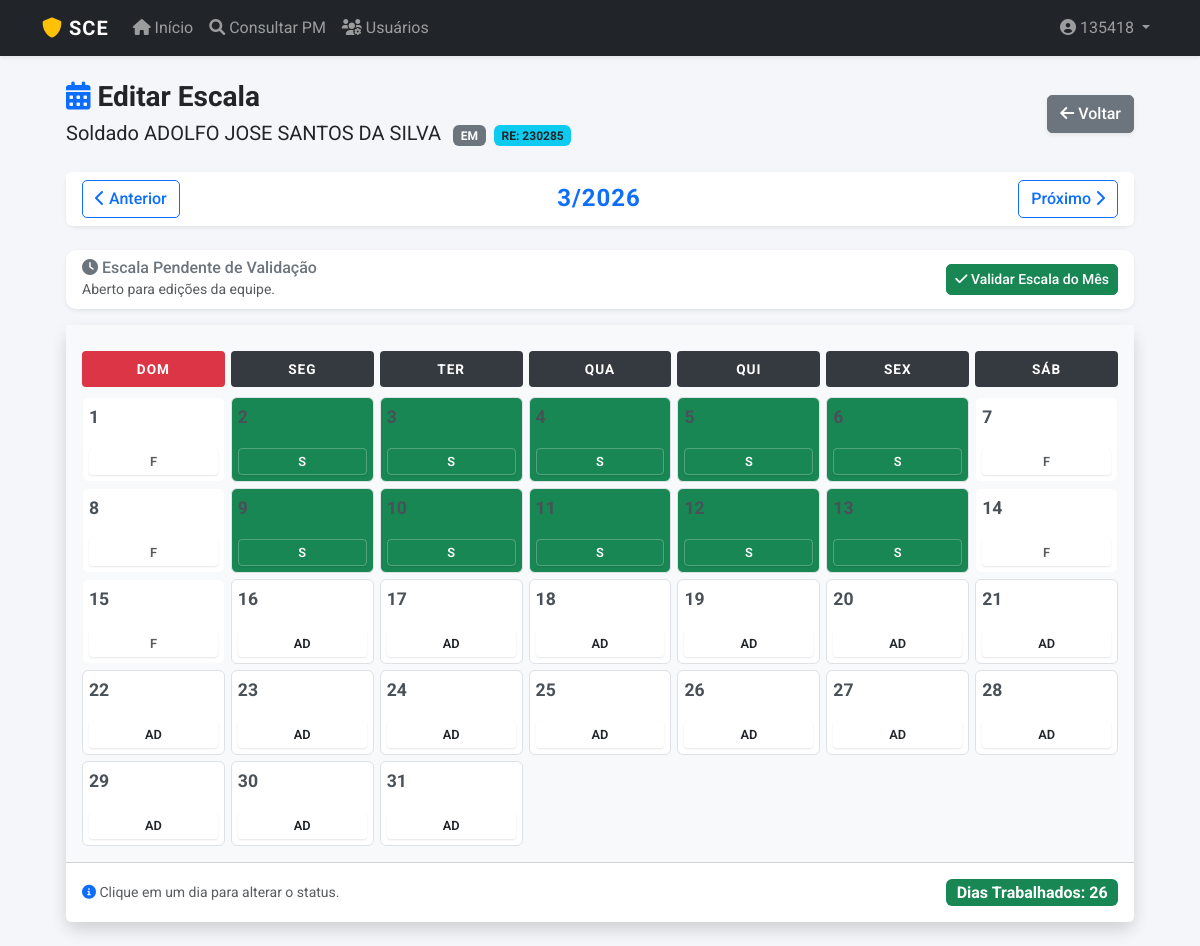
/escala/81 (signed in), run on the app's committed database.
### app.py (models this page shows)
class Usuario(UserMixin, db.Model):
    id = db.Column(db.Integer, primary_key=True)
    username = db.Column(db.String(20), unique=True, nullable=False)
    re = db.Column(db.String(20), unique=True, nullable=False)
    nome = db.Column(db.String(100), nullable=False)
    password = db.Column(db.String(100), nullable=False)
    perfil = db.Column(db.String(20), default='comum') # 'admin', 'operador', 'comum'

class Policial(db.Model):
    id = db.Column(db.Integer, primary_key=True)
    posto = db.Column(db.String(20))
    re = db.Column(db.String(20), unique=True)
    nome = db.Column(db.String(100))
    nome_guerra = db.Column(db.String(50))
    cia = db.Column(db.String(20))
    secao_em = db.Column(db.String(50))
    tipo_escala = db.Column(db.String(20))
    inicio_pares = db.Column(db.Boolean, default=True) # True = Dias Pares
    data_base_escala = db.Column(db.Date, nullable=True)
    funcao = db.Column(db.String(100))
    equipe = db.Column(db.String(50))
    viatura = db.Column(db.String(50))
    ativo = db.Column(db.Boolean, default=True)
    status_saude = db.Column(db.String(50), default='Apto Sem Restrições')
    restricao_tipo = db.Column(db.String(100))
    data_fim_restricao = db.Column(db.Date)

class AlteracaoEscala(db.Model):
    id = db.Column(db.Integer, primary_key=True)
    policial_id = db.Column(db.Integer, db.ForeignKey('policial.id'))
    data = db.Column(db.Date)
    valor = db.Column(db.String(10))
    motivo = db.Column(db.String(200))

### app.py (the view)
@app.route('/escala/<int:id_pm>')
@login_required
def escala(id_pm):
    pm = db.session.get(Policial, id_pm)
    hoje = datetime.now()
    mes = request.args.get('mes', hoje.month, type=int)
    ano = request.args.get('ano', hoje.year, type=int)
    p_dia, u_dia = calendar.monthrange(ano, mes)
    dias_vazios = (p_dia + 1) % 7
    escala_vis = []; total_trabalhado = 0
    siglas_folga = ['F', 'A', 'F*', 'JM', 'FM', 'DS', 'DR', 'FR', 'PF', 'CV', 'LTS', 'EAP', 'LT', 'LG', 'PT', 'LA', 'NP', 'FN', 'FS']
    for d in range(1, u_dia + 1):
        dt = datetime(ano, mes, d)
        sigla = calcular_escala_dia(pm, dt)
        if sigla not in siglas_folga: total_trabalhado += 1
        cor = 'bg-light'
        if sigla in siglas_folga: cor = 'bg-white text-muted border-light'
        elif sigla in ['S', 'S/1', 'S/2', 'S/8' 'M1', 'M2']: cor = 'bg-success text-white'
        elif sigla in ['S/3', 'S/4', 'S/5', 'S/6', 'S/7']: cor = 'bg-primary text-white'
        elif sigla in ['LTS', 'CV', 'FN', 'FS']: cor = 'bg-warning text-dark'
        elif sigla in ['SS', 'SR', 'EE']: cor = 'bg-info text-dark'
        elif sigla in ['LP']: cor = 'bg-info text-white', 'Licença Prêmio'
        elif sigla in ['LSV']: cor = 'bg-secondary text-white', 'Licença S/ Venc.'
        elif sigla in ['AD']: cor = 'bg-primary text-white', 'Adido (Outra OPM)'
        escala_vis.append({'dia': d, 'valor': sigla, 'classe': cor, 'data_iso': dt.strftime('%Y-%m-%d')})
    nav = {'ant_m': mes-1 if mes>1 else 12, 'ant_a': ano if mes>1 else ano-1, 'prox_m': mes+1 if mes<12 else 1, 'prox_a': ano if mes<12 else ano+1}
    validacao = ValidacaoMensal.query.filter_by(policial_id=id_pm, mes=mes, ano=ano).first()
    return render_template('editar.html', pm=pm, mes=mes, ano=ano, escala=escala_vis, dias_vazios=dias_vazios, totais={'trabalhado': total_trabalhado}, nav=nav, validacao=validacao, current_user=current_user)

### app.py (called while the page is built)
@login_manager.user_loader
def load_user(user_id):
    return db.session.get(Usuario, int(user_id))

def e_feriado(data_obj):
    if isinstance(data_obj, datetime): data = data_obj.date()
    else: data = data_obj
    feriados = [(1, 1), (21, 4), (1, 5), (9, 7), (12, 10), (2, 11), (15, 11), (25, 12)]
    return (data.day, data.month) in feriados

### templates/editar.html (shortened to what this page needs)
{% extends "base.html" %}
{% block content %}
<div class="container-fluid px-4">
    <div class="row mb-4 align-items-center">
        <div class="col-md-8">
            <h3 class="m-0 text-dark fw-bold"><i class="fas fa-calendar-alt text-primary"></i> Editar Escala</h3>
            <div class="mt-1 text-muted">
                <span class="fs-5 text-dark">{{ pm.posto }} {{ pm.nome }}</span>
                <span class="badge bg-secondary ms-2">{{ pm.cia }}</span>
                <span class="badge bg-info text-dark ms-1">RE: {{ pm.re }}</span>
            </div>
        </div>
        <div class="col-md-4 text-end">
            <a href="{{ url_for('index') }}" class="btn btn-secondary shadow-sm"><i class="fas fa-arrow-left"></i> Voltar</a>
        </div>
    </div>
    <div class="card shadow-sm mb-4 border-0">
        <div class="card-body py-2 d-flex justify-content-between align-items-center bg-white rounded">
            <a href="{{ url_for('escala', id_pm=pm.id, mes=nav.ant_m, ano=nav.ant_a) }}" class="btn btn-outline-primary">
                <i class="fas fa-chevron-left"></i> Anterior
            </a>
            <h4 class="m-0 fw-bold text-uppercase text-primary" style="letter-spacing: 1px;">{{ mes }}/{{ ano }}</h4>
            <a href="{{ url_for('escala', id_pm=pm.id, mes=nav.prox_m, ano=nav.prox_a) }}" class="btn btn-outline-primary">
                Próximo <i class="fas fa-chevron-right"></i>
            </a>
        </div>
    </div>
        <div class="card mb-3 shadow-sm {% if validacao %}border-success{% else %}border-secondary{% endif %}">
            <div class="card-body d-flex justify-content-between align-items-center py-2">
                <div>
                    {% if validacao %}
                        <h6 class="text-success mb-0"><i class="fas fa-check-double"></i> Escala Validada Oficialmente</h6>
                        <small class="text-muted">Por: <strong>{{ validacao.admin_info }}</strong> em {{ validacao.data_validacao.strftime('%d/%m/%Y às %H:%M') }}</small>
                    {% else %}
                        <h6 class="text-secondary mb-0"><i class="fas fa-clock"></i> Escala Pendente de Validação</h6>
                        <small class="text-muted">Aberto para edições da equipe.</small>
                    {% endif %}
                </div>
                <div>
                    {% if current_user.perfil == 'admin' %}
                        {% if validacao %}
                            <form action="{{ url_for('revogar_validacao', id_pm=pm.id, mes=mes, ano=ano) }}" method="POST" class="d-inline">
                                <button type="submit" class="btn btn-outline-danger btn-sm">
                                    <i class="fas fa-unlock"></i> Revogar Validação
                                </button>
                            </form>
                        {% else %}
                            <form action="{{ url_for('validar_escala', id_pm=pm.id, mes=mes, ano=ano) }}" method="POST" class="d-inline">
                                <button type="submit" class="btn btn-success btn-sm">
                                    <i class="fas fa-check"></i> Validar Escala do Mês
                                </button>
                            </form>
                        {% endif %}
                    {% endif %}
                </div>
            </div>
        </div>
    <div class="card shadow border-0">
        <div class="card-body p-3 bg-light">
            <div class="calendar-grid mb-2">
                <div class="calendar-header bg-danger">DOM</div>
                <div class="calendar-header">SEG</div>
                <div class="calendar-header">TER</div>
                <div class="calendar-header">QUA</div>
                <div class="calendar-header">QUI</div>
                <div class="calendar-header">SEX</div>
                <div class="calendar-header">SÁB</div>
            </div>
            <div class="calendar-grid">
                {% for dia in escala %}
                    <div class="calendar-day {{ dia.classe }}"
                         onclick="prepararModal('{{ dia.data_iso }}', '{{ dia.valor }}')">
                        <div class="d-flex justify-content-between align-items-start">
                            <span class="day-number">{{ dia.dia }}</span>
                        </div>
                        <div class="day-value border border-white border-opacity-25">
                            {{ dia.valor }}
                        </div>
                    </div>
                {% endfor %}
            </div>
        </div>
        <div class="card-footer bg-white text-muted small py-3">
            <div class="d-flex justify-content-between align-items-center">
                <span><i class="fas fa-info-circle text-primary"></i> Clique em um dia para alterar o status.</span>
                <span class="badge bg-success fs-6">Dias Trabalhados: {{ totais.trabalhado }}</span>
            </div>
        </div>
    </div>
</div>
{% endblock %}

### templates/base.html (shortened to what this page needs)
<!DOCTYPE html>
<html lang="pt-br">
<head>
    <link href="https://cdn.jsdelivr.net/npm/bootstrap@5.3.0/dist/css/bootstrap.min.css" rel="stylesheet">
    <link href="https://cdnjs.cloudflare.com/ajax/libs/font-awesome/6.0.0/css/all.min.css" rel="stylesheet">
</head>
<body>
    <nav class="navbar navbar-expand-lg navbar-dark bg-dark shadow-sm">
        <div class="container">
            <a class="navbar-brand" href="{{ url_for('index') }}">
                <i class="fas fa-shield-alt text-warning"></i> SCE
            </a>
            <div class="collapse navbar-collapse" id="navbarNav">
                <ul class="navbar-nav me-auto">
                    <li class="nav-item">
                        <a class="nav-link" href="{{ url_for('index') }}">
                            <i class="fas fa-home"></i> Início
                        </a>
                    </li>
                    {% if current_user.is_authenticated %}
                    <li class="nav-item">
                        <a class="nav-link" href="{{ url_for('consultar_pm') }}">
                            <i class="fas fa-search"></i> Consultar PM
                        </a>
                    </li>
                    {% endif %}
                    {% if current_user.is_authenticated and current_user.perfil == 'admin' %}
                    <li class="nav-item">
                        <a class="nav-link" href="{{ url_for('listar_usuarios') }}">
                            <i class="fas fa-users-cog"></i> Usuários
                        </a>
                    </li>
                    {% endif %}
                </ul>
                <ul class="navbar-nav">
                    {% if current_user.is_authenticated %}
                    <li class="nav-item dropdown">
                        <a class="nav-link dropdown-toggle" href="#" id="userDrop" role="button" data-bs-toggle="dropdown">
                            <i class="fas fa-user-circle"></i> {{ current_user.username }}
                        </a>
                    </li>
                    {% else %}
                    <li class="nav-item">
                        <a class="nav-link" href="{{ url_for('login') }}">Entrar</a>
                    </li>
                    {% endif %}
                </ul>
            </div>
        </div>
    </nav>
    <div class="container py-4">
        {% block content %}{% endblock %}
    </div>
</body>
</html>

### templates/base.html (style rules this page uses)
body { font-family: 'Roboto', sans-serif; background-color: #f4f6f9; }
.navbar-brand { font-weight: 700; letter-spacing: 1px; }
.card { border: none; border-radius: 10px; box-shadow: 0 4px 6px rgba(0,0,0,0.1); }
.btn { border-radius: 5px; font-weight: 500; }

### templates/editar.html (style rules this page uses)
.calendar-grid { display: grid; grid-template-columns: repeat(7, 1fr); gap: 6px; margin-top: 10px; }
.calendar-header { text-align: center; font-weight: bold; background-color: #343a40; color: white; padding: 8px 0; border-radius: 4px; font-size: 0.85rem; letter-spacing: 1px; }
.calendar-day { min-height: 85px; border: 1px solid #dee2e6; border-radius: 6px; background-color: white; padding: 6px; position: relative; transition: all 0.2s; display: flex; flex-direction: column; justify-content: space-between; cursor: pointer; }
.day-number { font-weight: 700; font-size: 1.1rem; color: #495057; }
.day-value { font-size: 0.8rem; padding: 3px; border-radius: 4px; text-align: center; width: 100%; font-weight: 600; box-shadow: 0 1px 2px rgba(0,0,0,0.1); }
.bg-white { background-color: #ffffff !important; }
.bg-light { background-color: #f8f9fa !important; }

### data on the page
Usuario: username "135418"
Policial: posto "Soldado", nome "ADOLFO JOSE SANTOS DA SILVA", cia "EM", re "230285"
AlteracaoEscala: dia "16", valor "AD"
AlteracaoEscala: dia "17", valor "AD"
AlteracaoEscala: dia "18", valor "AD"
AlteracaoEscala: dia "19", valor "AD"
AlteracaoEscala: dia "20", valor "AD"
AlteracaoEscala: dia "21", valor "AD"
AlteracaoEscala: dia "22", valor "AD"
AlteracaoEscala: dia "23", valor "AD"
AlteracaoEscala: dia "24", valor "AD"
AlteracaoEscala: dia "25", valor "AD"
AlteracaoEscala: dia "26", valor "AD"
AlteracaoEscala: dia "27", valor "AD"
AlteracaoEscala: dia "28", valor "AD"
AlteracaoEscala: dia "29", valor "AD"
AlteracaoEscala: dia "30", valor "AD"
AlteracaoEscala: dia "31", valor "AD"

### other printed values
{{ mes }} "3"
{{ ano }} "2026"
{{ dia.dia }} "1" "7" "8" "14" "15"
{{ dia.valor }} "F" "S" "S" "S" "S" "S" "F" "F" "S" "S" "S" "S" "S" "F" "F"
{{ totais.trabalhado }} "26"
